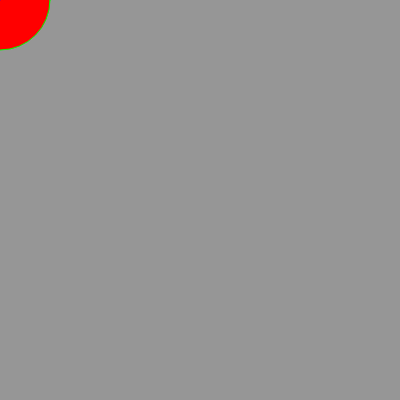
Frame 1 (no input)
Frame 60 (no input): blank canvas, image omitted
Frame 120 (the mouse pressed at the canvas centre since frame 60): blank canvas, image omitted

The p5.js sketch that drew this single still picture (run headless with seeded random() and noise() and a simulated clock; from frame 60 on, the mouse is pressed at the canvas centre):

// p5.js sketch
// ── sketch.js
let canvasWidth = 400;
let canvasHeight = 400;
let bgColor;
let shapeColor1;
let shapeColor2;
let shapeColor3;
let angle = 0;
let radius = 50;

function setup() {
  createCanvas(canvasWidth, canvasHeight);
  bgColor = color(150); // Grayscale background color
  colorMode(RGB);
  shapeColor1 = color(255, 0, 0); // Red
  shapeColor2 = color(0, 255, 0); // Green
  shapeColor3 = color(0, 0, 255); // Blue
  frameRate(30); // Set the frame rate to 30 frames per second
}

function draw() {
  background(bgColor);
  drawDynamicShape();
}

function drawDynamicShape() {
  // Draw a shape at the mouse position
  translate(mouseX, mouseY);
  rotate(radians(angle));
  fill(shapeColor1);
  stroke(shapeColor2);
  ellipse(0, 0, radius * 2);

  // Update angle for rotation using pow() function
  angle += pow(sin(frameCount * 0.02), 2) * 5;

  // Use pmouseX, pmouseY to draw lines
  stroke(shapeColor3);
  line(pmouseX, pmouseY, mouseX, mouseY);

  // Use dist() function to change radius
  radius = dist(mouseX, mouseY, pmouseX, pmouseY) / 2;
}
